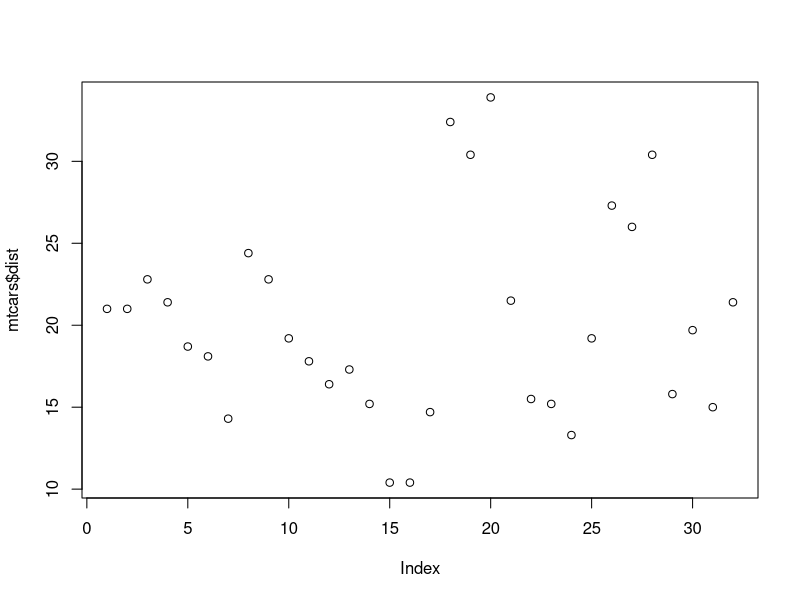
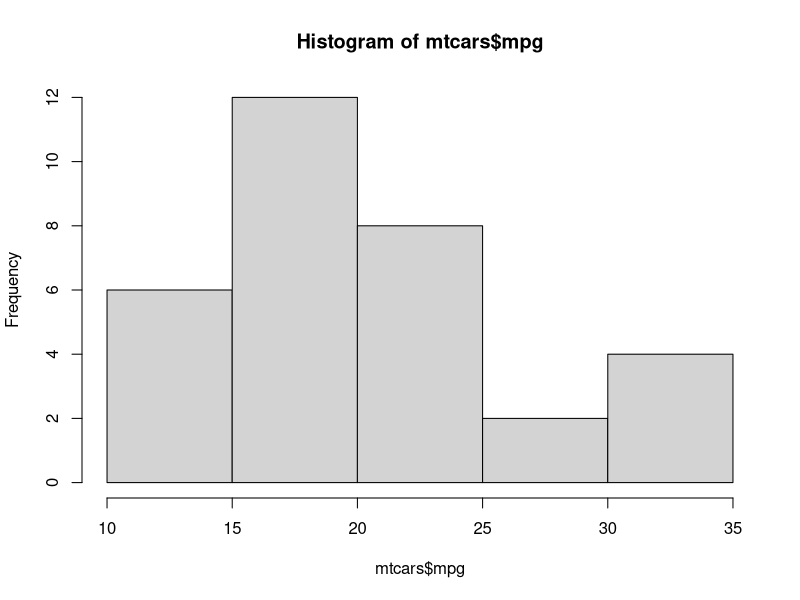

The R source for these figures, in order:
## ---- chunk 1
#| echo: false
#| cr-id: scatter

plot(mtcars$mpg, mtcars$dist)
## ---- chunk 2
#| echo: true
#| cr-id: hist
#| fig-cap: "This is a caption."
#| fig-height: 4

hist(mtcars$mpg)
